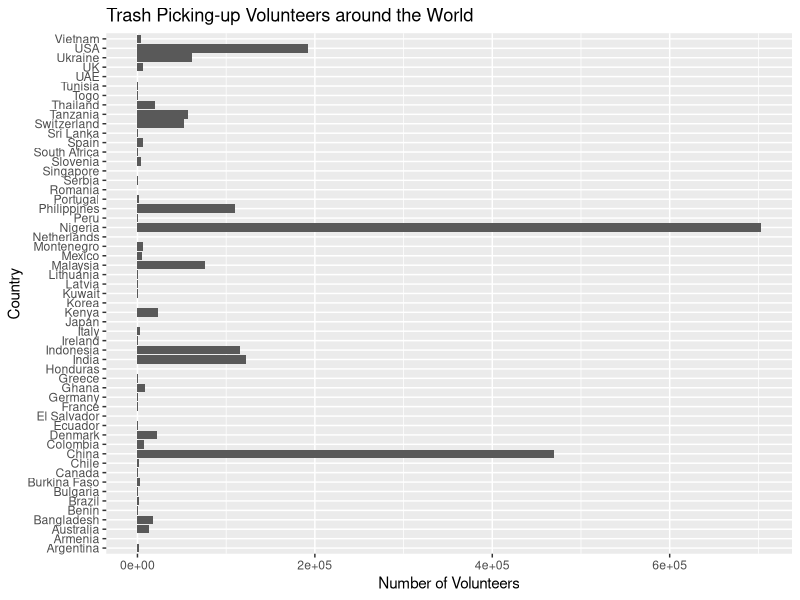
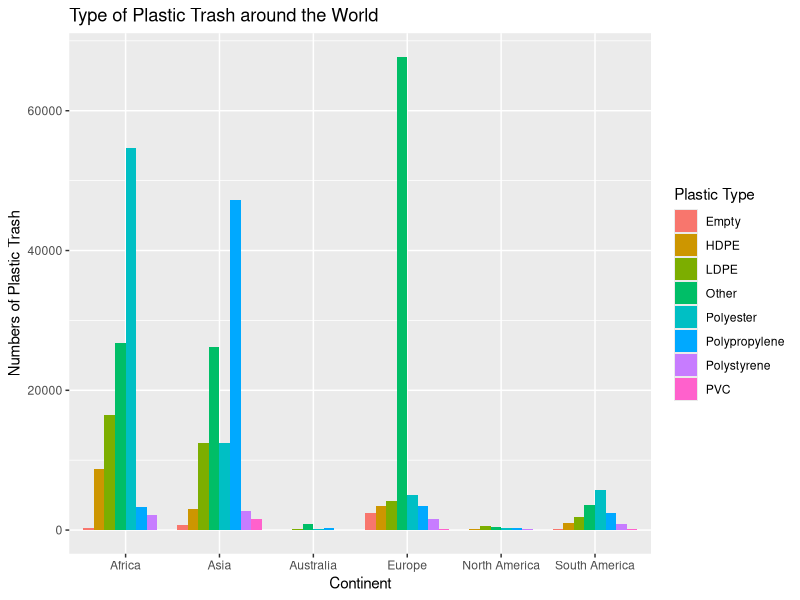
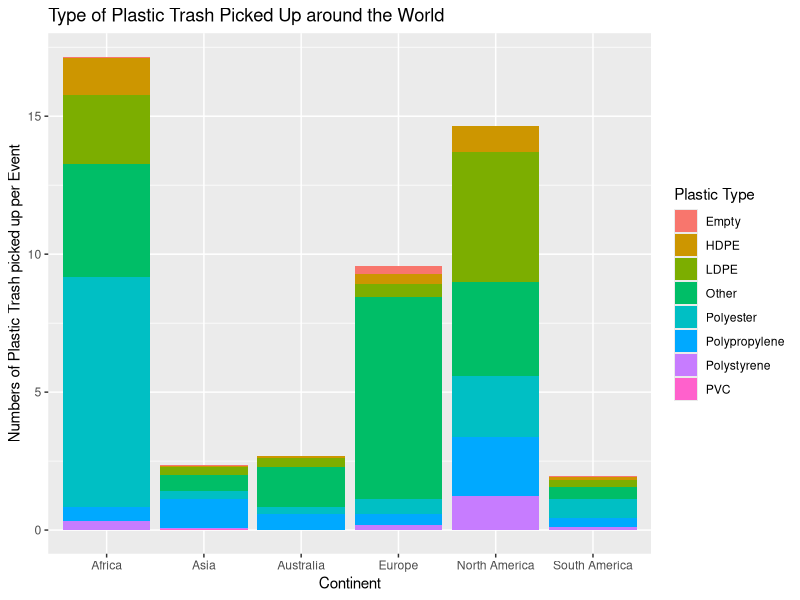

Generate these figures, in order, with R:
## ---- chunk 1
require("knitr")
opts_knit$set(root.dir = "C:\\Users\\Benny Panjaitan\\Documents\\GitHub\\esp106-Naomi\\W5 Lab\\") 
#use this to set your working directory so knitr understands it
## ---- chunk 2
setwd("C:\\Users\\Benny Panjaitan\\Documents\\GitHub\\esp106-Naomi\\W5 Lab\\ESP106_week5_data\\")
tidytue <- read.csv("countrytotals.csv")

## ---- chunk 3

#hint order(datacolumn, decreasing=TRUE) will give you the ranking of the countries by the values in the data column
#you can use this to re-order the country data frame, ordering it from the country with the most trash picked up to the least
## ---- chunk 4
head (tidytue[order(tidytue$total, 
                   decreasing=TRUE),])
## ---- chunk 5
library(dplyr)

top5 <- arrange(top_n(tidytue, 5, total), desc(total))
top5

## ---- chunk 6
library(ggplot2)

tidytue$country <- gsub('United States of America', 'USA', tidytue$country)
tidytue$country <- gsub('United Kingdom of Great Britain & Northern Ireland', 'UK', tidytue$country)
tidytue$country <- gsub('United Arab Emirates', 'UAE', tidytue$country) 


ggplot(tidytue, aes(x=country, y=volunteers)) + 
    geom_bar(stat = "identity") +
    labs(title="Trash Picking-up Volunteers around the World", y = "Number of Volunteers", x = "Country") +
    coord_flip()

## ---- chunk 7
summary(tidytue$volunteers)
## ---- chunk 8
ratio <- tidytue$total/tidytue$num_events
tidytue <- cbind(tidytue, ratio)

## ---- chunk 9
head (tidytue[order(tidytue$ratio, 
                   decreasing=TRUE),])

## ---- chunk 10
setwd("C:\\Users\\Benny Panjaitan\\Documents\\GitHub\\esp106-Naomi\\W5 Lab\\ESP106_week5_data\\")
contype <- read.csv('continenttypes.csv')

library(ggplot2)
ggplot(contype, aes(fill=plastic_type, y=total, x=continent)) + 
    geom_bar(position="dodge", stat="identity") +
    labs(title="Type of Plastic Trash around the World", y = "Numbers of Plastic Trash", x = "Continent") +
    scale_fill_discrete(name = "Plastic Type", labels = c("Empty", "HDPE", "LDPE", "Other", "Polyester ", "Polypropylene", "Polystyrene", "PVC "))
## ---- chunk 11
te <- contype$total/contype$events
contype <- cbind(contype, te)
contype[, 6] <- round(contype[, 6], digits = 2)
## ---- chunk 12
library(ggplot2)
ggplot(contype, aes(fill=plastic_type, y=te, x=continent)) + 
    geom_bar(position="stack", stat="identity") +
    labs(title="Type of Plastic Trash Picked Up around the World", y = "Numbers of Plastic Trash picked up per Event", x = "Continent") +
    scale_fill_discrete(name = "Plastic Type", labels = c("Empty", "HDPE", "LDPE", "Other", "Polyester ", "Polypropylene", "Polystyrene", "PVC "))

